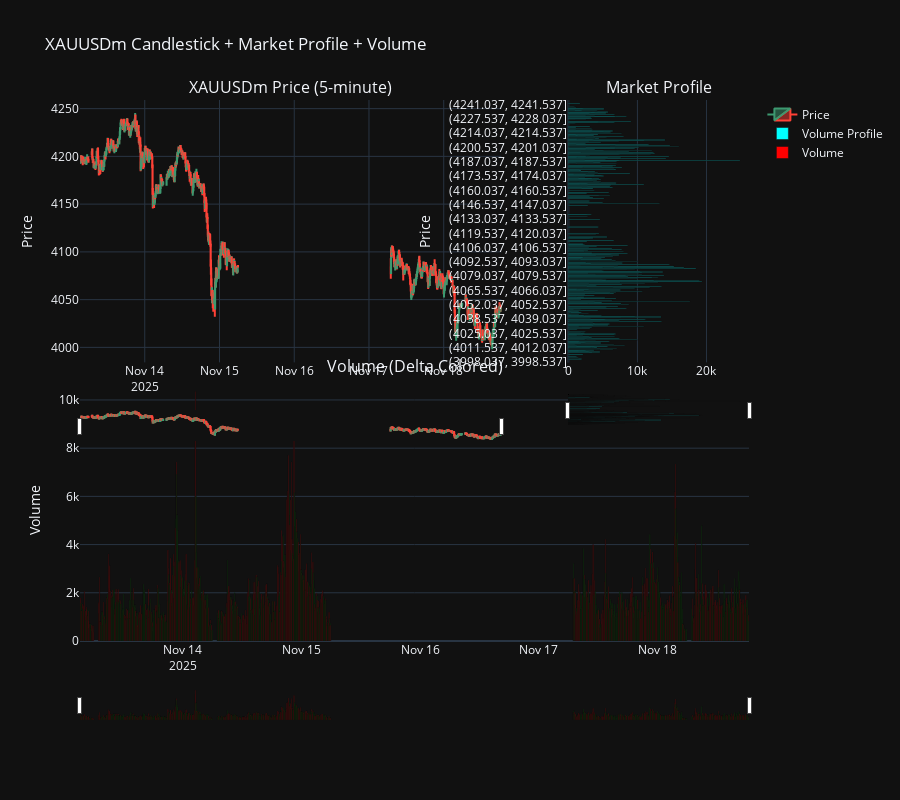

Write notebook code for a chart like this one.
### Code cell
# -----------------------------
# INSTALL DEPENDENCIES IF NEEDED
# -----------------------------
# !pip install MetaTrader5 plotly pandas --quiet

# -----------------------------
# IMPORTS
# -----------------------------
import MetaTrader5 as mt
import pandas as pd
import plotly.graph_objects as go
from plotly.subplots import make_subplots

# -----------------------------
# 1. CONNECT TO MT5
# -----------------------------
if not mt.initialize():
    raise RuntimeError("MT5 initialization failed")

symbol = "XAUUSDm"           # Change to your broker's symbol
timeframe = mt.TIMEFRAME_M5  # 5-minute candles
num_candles = 1000           # Number of candles to fetch

# Map MT5 timeframe constant to readable string
timeframe_map = {
    mt.TIMEFRAME_M1: "1-minute",
    mt.TIMEFRAME_M5: "5-minute",
    mt.TIMEFRAME_M15: "15-minute",
    mt.TIMEFRAME_M30: "30-minute",
    mt.TIMEFRAME_H1: "1-hour",
    mt.TIMEFRAME_H4: "4-hour",
    mt.TIMEFRAME_D1: "1-day",
}
timeframe_str = timeframe_map.get(timeframe, str(timeframe))

# -----------------------------
# 2. FETCH DATA
# -----------------------------
rates = mt.copy_rates_from_pos(symbol, timeframe, 0, num_candles)
df = pd.DataFrame(rates)

# Convert MT5 time (UTC) to datetime
df['time'] = pd.to_datetime(df['time'], unit='s', utc=True)
df['time'] = df['time'].dt.tz_convert('Asia/Manila')
df.set_index('time', inplace=True)

# Rename columns
df.rename(columns={
    'open': 'Open',
    'high': 'High',
    'low': 'Low',
    'close': 'Close',
    'tick_volume': 'Volume'
}, inplace=True)

# Simple delta
df['Delta'] = df.apply(
    lambda row: row['Volume'] if row['Close'] > row['Open'] 
    else (-row['Volume'] if row['Close'] < row['Open'] else 0),
    axis=1
)

# -----------------------------
# 3. MARKET PROFILE DATA
# -----------------------------
# Define price bins
bin_size = 0.5  # Adjust to your market (XAUUSD = $0.5 per bin)
price_bins = pd.interval_range(start=df['Low'].min(), end=df['High'].max() + bin_size, freq=bin_size)

# Compute volume per price bin
volume_profile = df.groupby(pd.cut(df['Close'], bins=price_bins))['Volume'].sum()

# -----------------------------
# 4. PLOTLY FIGURE
# -----------------------------
fig = make_subplots(
    rows=2, cols=2,
    shared_xaxes=True,
    vertical_spacing=0.03,
    column_widths=[0.7, 0.3],
    specs=[[{"colspan": 1}, {"type": "xy"}],
           [{"colspan": 2}, None]],
    subplot_titles=(f'{symbol} Price ({timeframe_str})', 'Market Profile', 'Volume (Delta Colored)')
)

# --- Candlestick trace (top-left) ---
fig.add_trace(go.Candlestick(
    x=df.index,
    open=df['Open'],
    high=df['High'],
    low=df['Low'],
    close=df['Close'],
    name='Price'
), row=1, col=1)

# --- Market Profile (top-right) ---
fig.add_trace(go.Bar(
    y=[str(i) for i in volume_profile.index],
    x=volume_profile.values,
    orientation='h',
    marker_color='cyan',
    name='Volume Profile'
), row=1, col=2)

# --- Volume (bottom, delta-colored) ---
colors = ['green' if d > 0 else ('red' if d < 0 else 'gray') for d in df['Delta']]
fig.add_trace(go.Bar(
    x=df.index,
    y=df['Volume'],
    marker_color=colors,
    name='Volume'
), row=2, col=1)

# --- Layout ---
fig.update_layout(
    title=f'{symbol} Candlestick + Market Profile + Volume',
    template='plotly_dark',
    height=800
)

# Y-axis labels
fig.update_yaxes(title_text="Price", row=1, col=1)
fig.update_yaxes(title_text="Price", row=1, col=2)
fig.update_yaxes(title_text="Volume", row=2, col=1)

# Enable scrollable slider for candlestick and volume
fig.update_xaxes(rangeslider_visible=True, rangeslider_thickness=0.05)

# author trademark
fig.update_layout(
    title=f'{symbol} Candlestick + Market Profile + Volume<br><i>algorembrant</i>',
    template='plotly_dark',
    height=800
)

fig.show()

### Figure 1 — Plotly figure (JSON) as saved in the notebook; plotly's stock layout.template omitted (floating-point values rounded to 4 significant figures; data arrays with more than 128 entries replaced by an {"elided": "..."} marker saying what was removed)
{"data": [{"close": {"elided": "1000 float values"}, "high": {"elided": "1000 float values"}, "low": {"elided": "1000 float values"}, "name": "Price", "open": {"elided": "1000 float values"}, "type": "candlestick", "x": {"elided": "1000 str values"}, "xaxis": "x", "yaxis": "y"}, {"marker": {"color": "cyan"}, "name": "Volume Profile", "orientation": "h", "type": "bar", "x": {"elided": "495 int values"}, "xaxis": "x2", "y": {"elided": "495 str values"}, "yaxis": "y2"}, {"marker": {"color": {"elided": "1000 str values"}}, "name": "Volume", "type": "bar", "x": {"elided": "1000 str values"}, "xaxis": "x3", "y": {"elided": "1000 int values"}, "yaxis": "y3"}], "layout": {"annotations": [{"font": {"size": 16}, "showarrow": false, "text": "XAUUSDm Price (5-minute)", "x": 0.315, "xanchor": "center", "xref": "paper", "y": 1, "yanchor": "bottom", "yref": "paper"}, {"font": {"size": 16}, "showarrow": false, "text": "Market Profile", "x": 0.865, "xanchor": "center", "xref": "paper", "y": 1, "yanchor": "bottom", "yref": "paper"}, {"font": {"size": 16}, "showarrow": false, "text": "Volume (Delta Colored)", "x": 0.5, "xanchor": "center", "xref": "paper", "y": 0.485, "yanchor": "bottom", "yref": "paper"}], "height": 800, "title": {"text": "XAUUSDm Candlestick + Market Profile + Volume"}, "xaxis": {"anchor": "y", "domain": [0, 0.63], "rangeslider": {"thickness": 0.05, "visible": true}}, "xaxis2": {"anchor": "y2", "domain": [0.73, 1], "rangeslider": {"thickness": 0.05, "visible": true}}, "xaxis3": {"anchor": "y3", "domain": [0, 1], "rangeslider": {"thickness": 0.05, "visible": true}}, "yaxis": {"anchor": "x", "domain": [0.515, 1], "title": {"text": "Price"}}, "yaxis2": {"anchor": "x2", "domain": [0.515, 1], "title": {"text": "Price"}}, "yaxis3": {"anchor": "x3", "domain": [0, 0.485], "title": {"text": "Volume"}}}}
